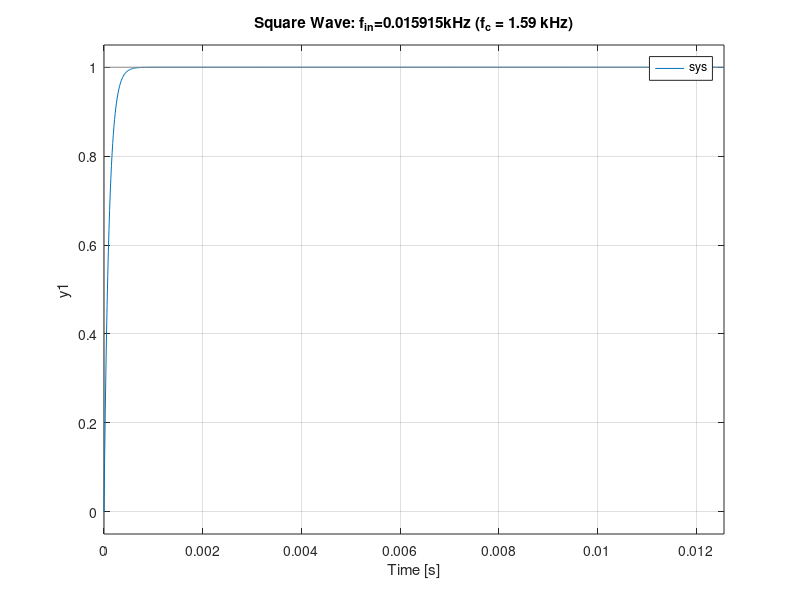
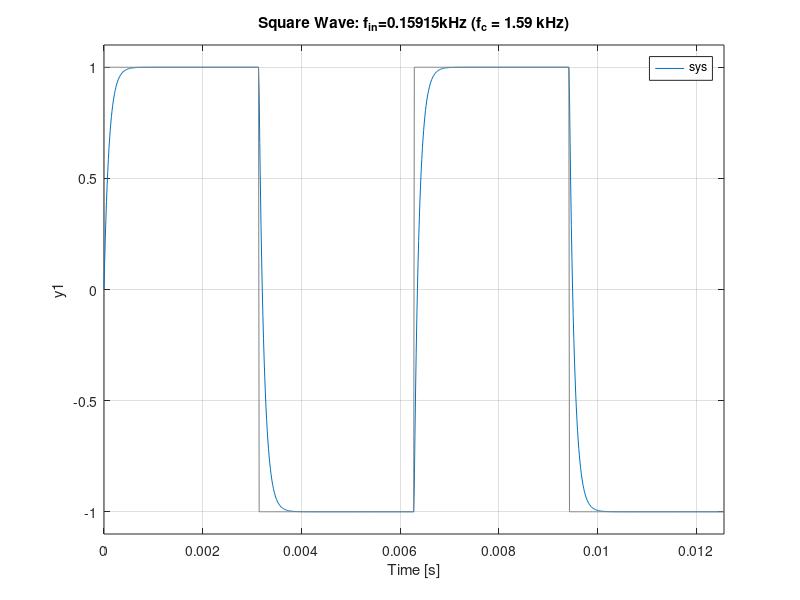
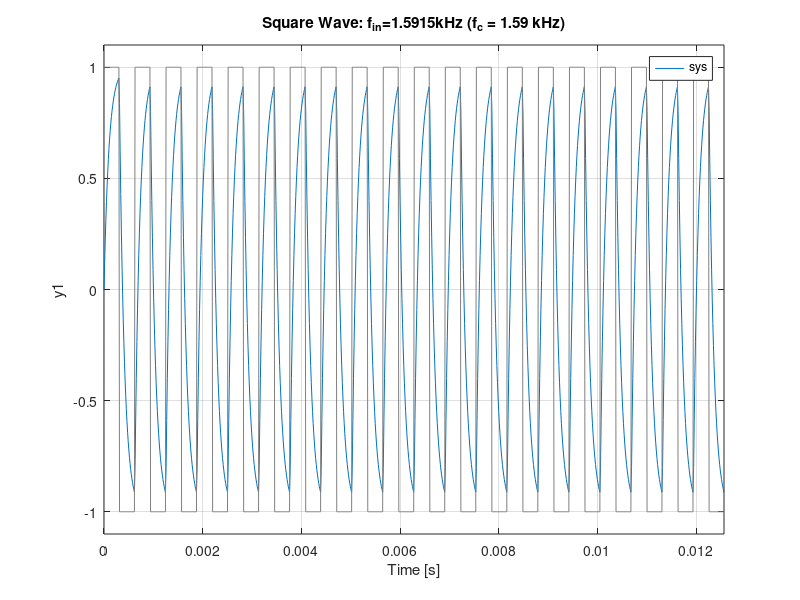
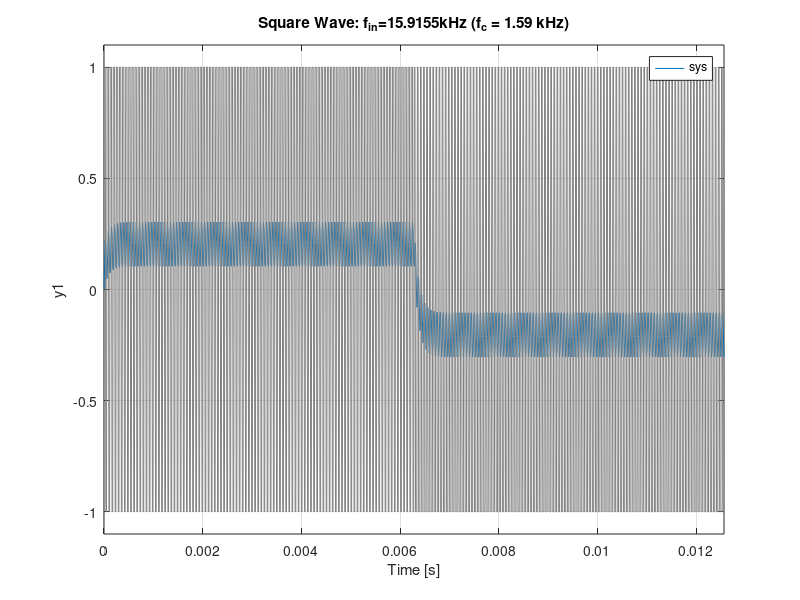

These figures' MATLAB source, in order:
%For cutoff fc=1.59 kHz
R=10e3; 
C=10e-9;
fc= 1/(2*pi*R*C); %Alteratively can replace with the real value

num= [1];
den=[R*C,1];
sys= tf(num,den);

f0= [fc/100, fc/10, fc, 10*fc, 100*fc] % Frequencies to test
% t=0:1e-5:5e-3;  %Time Vector
t = linspace(0,20/fc,1000); %Time vector(10 periods of fc)

duty_cycle = 50;

for i= 1:length(f0)
    Vin= square(2*pi*f0(i)*t, duty_cycle);
    figure;
    lsim(sys,Vin,t);
    title(['Square Wave: f_{in}=',num2str(f0(i)/1e3), 'kHz (f_c = 1.59 kHz)']);
    grid on;
    legend;
end